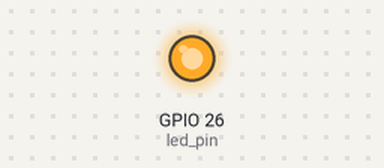
Bench run of a program on a simulated Raspberry Pi (BCM pin numbers). Shown: output pins drawn as LEDs (lit = HIGH). What the program prints to the terminal is not drawn.

Above: at 0.1 s.
Timing chart, 0 to 1.6 s (numbered marks = the images above):
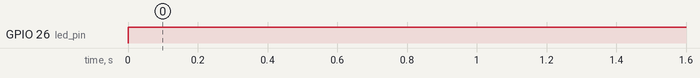

Measured:
- by itself, GPIO 26 (led_pin): LOW → HIGH at 0.00 s

The program:

IRsensor.py
```python
import RPi.GPIO as GPIO
import time

print(GPIO.VERSION)

GPIO.setmode(GPIO.BCM)

# declare the sensor and led pin
sensor_pin = 23
led_pin = 26

# GPIO setup
GPIO.setwarnings(False)
GPIO.setmode(GPIO.BCM)
GPIO.setup(sensor_pin, GPIO.IN)
GPIO.setup(led_pin, GPIO.OUT)

try:
    while True:
        if GPIO.input(sensor_pin):
            # If no object is near
            GPIO.output(led_pin, False)
            while GPIO.input(sensor_pin):
                time.sleep(0.2)
        else:
            # If an object is detected
            GPIO.output(led_pin, True)
except KeyboardInterrupt:
    GPIO.cleanup()
```
